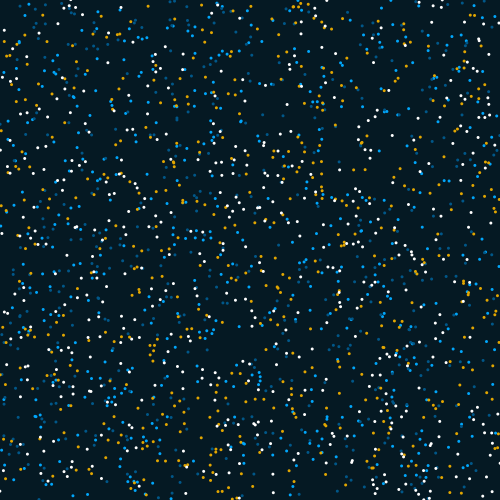
Frame 1 (no input)
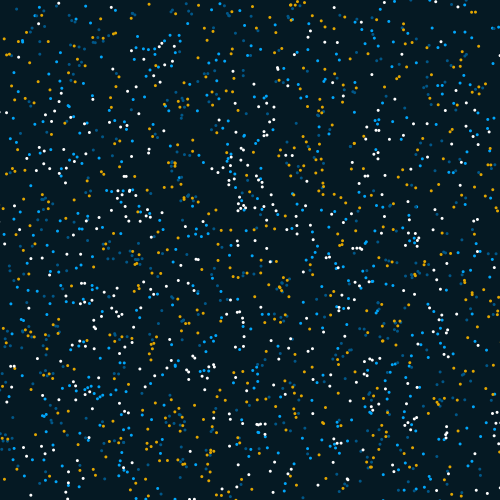
Frame 60 (the mouse pressed at the canvas centre just before this capture)
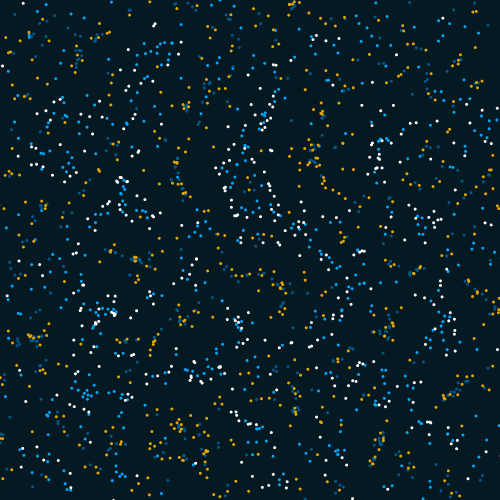
Frame 120 (the mouse held since frame 60 and released just before this capture)

The Processing sketch that drew these frames (run headless with seeded random() and noise(); from frame 60 on, the mouse is pressed at the canvas centre):

// Processing sketch: xx_particle_life_02
// ── xx_particle_life_02.pde
int[] COUNT = {500,500,500,500};
color BACKGROUND = #051923;
color[] colors = {#00A6FB, #005789, #E2A600, #FFFFFF};
// svetle modrá. tmavě modrá, žlutá
ParticleSystem[] particles;
float MINR = 5;
float MAXR = 60;
float[][] rules;
//float[][] rules = {{0,1,-1},{-1,0,1},{1,-1,0}};
//float[][] rules = {{-1,1,0},{-1, 0, 1},{1,-1,0}};

void setup() {
  size(500,500);
  background(BACKGROUND);
  noStroke();
  
  rules = new float[colors.length][colors.length];
  for (int i = 0; i < colors.length; i++){
    for (int j = 0; j < colors.length; j++){
      if (i != j){
        rules[i][j] = random(-1,1);
      } else {
        rules[i][j] = 0;
      }
    }
  }

  particles = new ParticleSystem[colors.length];
  for (int i = 0; i < particles.length; i++){
    particles[i] = new ParticleSystem(rules[i],i,colors[i],MINR,MAXR);
    for (int j = 0; j < COUNT[i]; j++){
      particles[i].addPoint(random(width),random(height));
    }
  }

}

void draw() {
  background(BACKGROUND);
  for( int i = 0; i < particles.length; i++){
    for (int j = 0; j < particles.length; j++)
    particles[i].interactWith(particles[j]);
  }
  for( int i = 0; i < particles.length; i++){
    particles[i].applyForce();
    particles[i].display();
  }
}

void keyPressed() {
  if (key == ' ') {
    
  }
  if (key == 'r') {
    setup();
  }
}

class ParticleSystem{
  float[] rules;
  color   c;
  ArrayList<Particle> p;
  int     count;
  float   size = 5;
  float   minR, maxR;
  int     type;
  
  ParticleSystem( float[] _rules, int _type, color _color, float _minR, float _maxR) {
    this.rules = _rules;
    this.type = _type;
    this.c = _color;
    this.minR = _minR;
    this.maxR = _maxR;
    this.p = new ArrayList<Particle>();
  
  }
  void addPoint(float _x, float _y){
    this.p.add(new Particle(_x,_y));
  }
  
  void display(){
    for (int i = 0; i < this.p.size(); i++){
      this.p.get(i).display(3,this.c);
    }
  }
  void applyForce(){
     for (int i = 0; i < this.p.size(); i++){
       this.p.get(i).applyForce();
     }
  }
  
  void interactWith(ParticleSystem _ps){
    for (int i = 0; i < this.p.size(); i++){
      for (int j = 0; j < _ps.p.size(); j++){
      this.p.get(i).interactWith(_ps.p.get(j),_ps.type,this.maxR, this.minR, this.rules);
      }
    }
  }
}

class Particle{
  float x,y;
  float fx,fy;
  int id;
  
  Particle(float _x, float _y){
    this.x = _x;
    this.y = _y;
    this.fx = 0;
    this.fy = 0;
    this.id = uid();
  }
  
  void display(float size, color c){
    fill(c);
    ellipse(this.x, this.y, size, size);
  }
  
  void interactWith(Particle _p, int _t, float _maxr, float _minr, float[] _rules){
    if (this.id != _p.id){
      float r = dist(this.x, this.y, _p.x, _p.y);
      if (r < _maxr){
        if (r > _minr){
          // good distance
          PVector vector = new PVector(_p.x - this.x, _p.y - this.y);
          vector.setMag(min((1/r)*_rules[_t],2)); 
          this.fx += vector.x;
          this.fy += vector.y;
        } else {
          PVector vector = new PVector(_p.x - this.x, _p.y - this.y);
          vector.setMag(-min(pow((1/r)*_rules[_t],2),2)); 
          this.fx += vector.x;
          this.fy += vector.y;
          // too close
        }
      }
    }
  }
  
  void applyForce(){
    this.x += this.fx;
    this.y += this.fy;
    this.fx = 0;
    this.fy = 0;
  }
   
}

int idc = 0;
int uid(){
  idc += 1;
  return idc;
  
}
